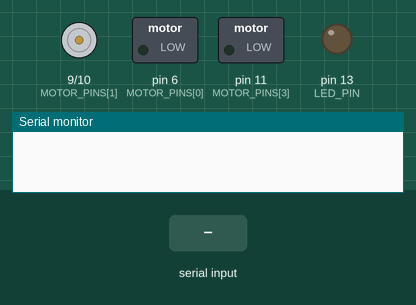
Recording of a sketch running on a simulated Arduino Uno, built with avr-gcc and run on an emulated ATmega328P. On the bench: motor-driver pin pairs drawn as motors (green arrow = first pin HIGH = forward, orange = second pin HIGH = backward, longer = more drive), switched loads named in the sketch (green lamp = pin HIGH), output pins drawn as LEDs (lit = HIGH), the last lines printed to the serial monitor. Inputs (shaded band) come from the test bench.

Above: at 1.2 s.
1.3 s: "1:90\n" received over Serial
At 2.0 s:
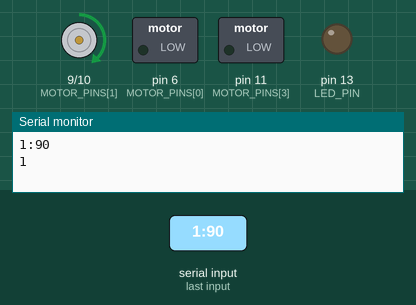
2.8 s: "90:45:200\n" received over Serial
Timing chart, 0 to 5.8 s (numbered marks = the images above; inputs shaded):
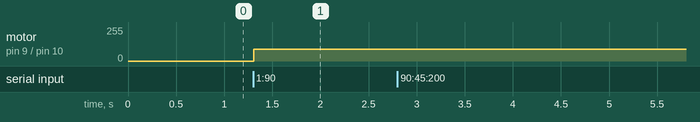

Measured:
- after the input at 1.3 s, motor on pin 9 (MOTOR_PINS[1]) / pin 10 (MOTOR_PINS[2]): stopped → forward 90/255 at once

The sketch:

beat.ino
```cpp
const int MOTOR_PIN = 6;
const int LED_PIN = 13;
const int BUFF_MAX = 30;
const int MOTOR_PINS[4] = {6, 9, 10, 11};

int counter;

void setup(){
  for (int i=0; i < 4; i++){
    pinMode(MOTOR_PINS[i], OUTPUT);
  }
  pinMode(LED_PIN, OUTPUT);
  counter = 0;
	Serial.begin(9600);
}

void loop(){

    String line;
    int line_len;
    int split_pos;
    String motor_str;
    String val_str;
    int motor_no;
    int val;

    line = Serial.readStringUntil('\n');
    line_len = line.length();

    if(line_len > 0){
        split_pos = line.indexOf(":");
        if (split_pos != -1){
            motor_str = line.substring(0, split_pos);
            val_str = line.substring(split_pos + 1);

            motor_no = motor_str.toInt();
            val = val_str.toInt();
            Serial.println(line);
            Serial.println(motor_str);
            analogWrite(MOTOR_PINS[motor_no], val);
        }
    }
}
```
